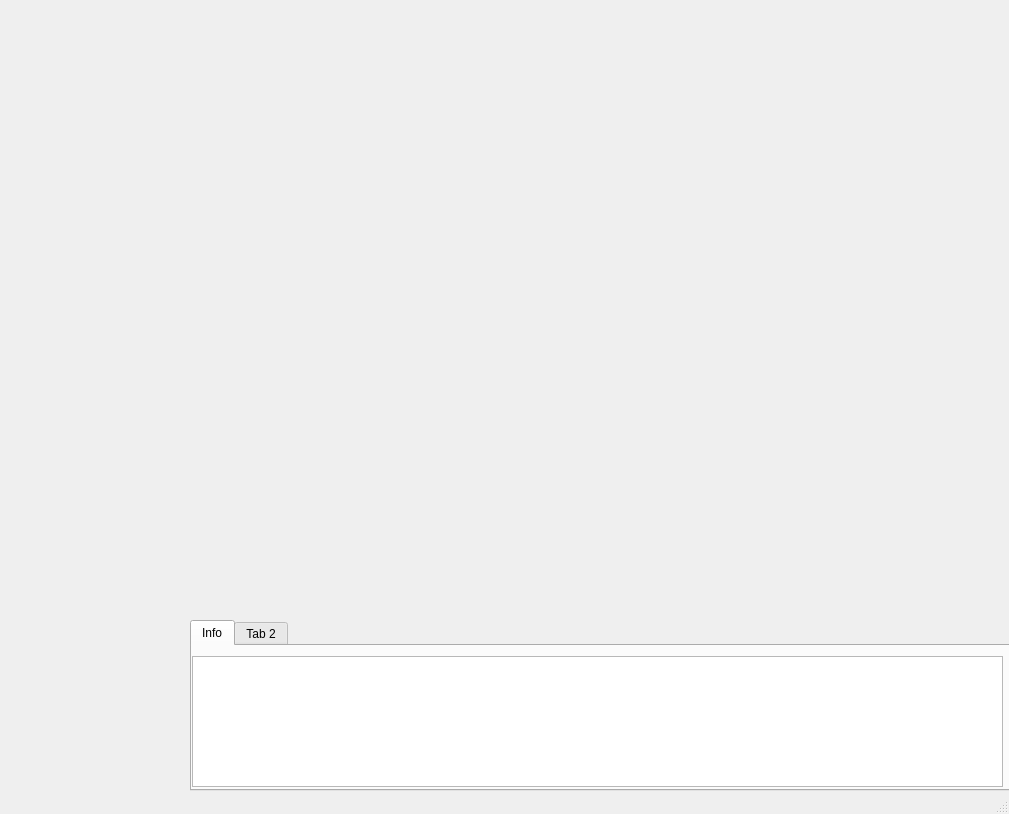
<?xml version="1.0" encoding="UTF-8"?>
<ui version="4.0">
 <class>MainWindow</class>
 <widget class="QMainWindow" name="MainWindow">
  <property name="geometry">
   <rect>
    <x>0</x>
    <y>0</y>
    <width>1009</width>
    <height>814</height>
   </rect>
  </property>
  <property name="windowTitle">
   <string>MainWindow</string>
  </property>
  <widget class="QWidget" name="centralwidget">
   <widget class="QTabWidget" name="tabWidget">
    <property name="geometry">
     <rect>
      <x>190</x>
      <y>620</y>
      <width>891</width>
      <height>171</height>
     </rect>
    </property>
    <property name="currentIndex">
     <number>0</number>
    </property>
    <widget class="QWidget" name="infoTab">
     <attribute name="title">
      <string>Info</string>
     </attribute>
     <widget class="QTextEdit" name="infoTextEdit">
      <property name="geometry">
       <rect>
        <x>0</x>
        <y>10</y>
        <width>811</width>
        <height>131</height>
       </rect>
      </property>
     </widget>
    </widget>
    <widget class="QWidget" name="tab_2">
     <attribute name="title">
      <string>Tab 2</string>
     </attribute>
    </widget>
   </widget>
  </widget>
  <widget class="QMenuBar" name="menubar">
   <property name="geometry">
    <rect>
     <x>0</x>
     <y>0</y>
     <width>1009</width>
     <height>26</height>
    </rect>
   </property>
  </widget>
  <widget class="QStatusBar" name="statusbar"/>
 </widget>
 <resources/>
 <connections/>
</ui>
